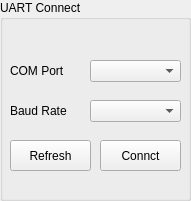
   <widget class="QGroupBox" name="groupBox_2">
    <property name="geometry">
     <rect>
      <x>10</x>
      <y>620</y>
      <width>191</width>
      <height>201</height>
     </rect>
    </property>
    <property name="title">
     <string>UART Connect</string>
    </property>
    <widget class="QComboBox" name="comboBox_UART_Port">
     <property name="geometry">
      <rect>
       <x>90</x>
       <y>60</y>
       <width>91</width>
       <height>22</height>
      </rect>
     </property>
    </widget>
    <widget class="QLabel" name="label_8">
     <property name="geometry">
      <rect>
       <x>10</x>
       <y>60</y>
       <width>71</width>
       <height>21</height>
      </rect>
     </property>
     <property name="text">
      <string>COM Port</string>
     </property>
    </widget>
    <widget class="QPushButton" name="pushButton_UART_Refresh">
     <property name="geometry">
      <rect>
       <x>10</x>
       <y>140</y>
       <width>81</width>
       <height>31</height>
      </rect>
     </property>
     <property name="text">
      <string>Refresh</string>
     </property>
    </widget>
    <widget class="QPushButton" name="pushButton_UART_Connect">
     <property name="geometry">
      <rect>
       <x>100</x>
       <y>140</y>
       <width>81</width>
       <height>31</height>
      </rect>
     </property>
     <property name="text">
      <string>Connct</string>
     </property>
    </widget>
    <widget class="QComboBox" name="comboBox_UART_BaudRate">
     <property name="geometry">
      <rect>
       <x>90</x>
       <y>100</y>
       <width>91</width>
       <height>22</height>
      </rect>
     </property>
    </widget>
    <widget class="QLabel" name="label_9">
     <property name="geometry">
      <rect>
       <x>10</x>
       <y>100</y>
       <width>71</width>
       <height>21</height>
      </rect>
     </property>
     <property name="text">
      <string>Baud Rate</string>
     </property>
    </widget>
   </widget>
